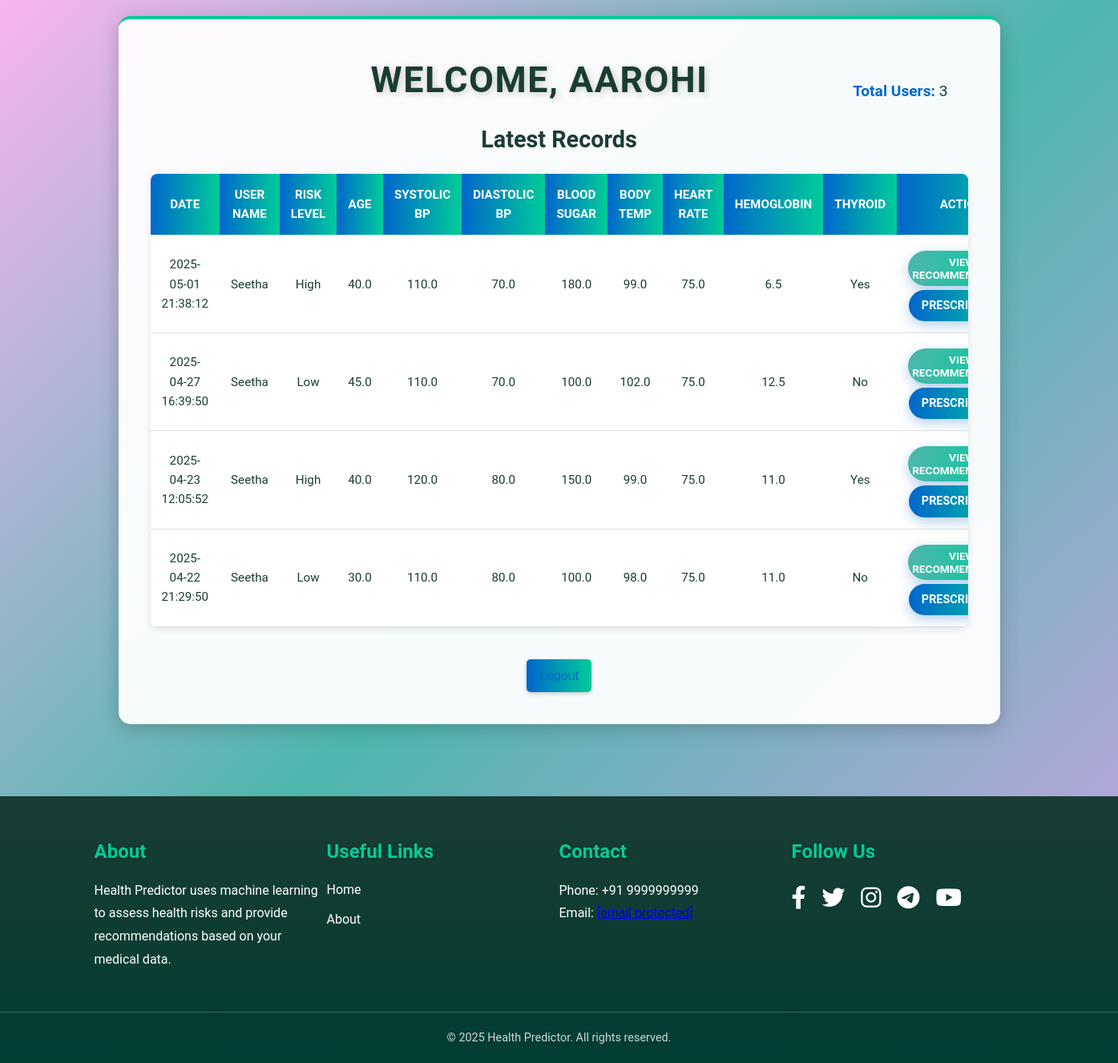
The page /admin_dashboard?user_email=seetha@mail.com (signed in) on the database its author committed.
### tables this page shows
CREATE TABLE records (
            id INTEGER PRIMARY KEY AUTOINCREMENT,
            user_email TEXT NOT NULL,
            date TEXT NOT NULL,
            prediction TEXT NOT NULL,
            recommendation TEXT NOT NULL,
            details TEXT,
            doctor_recommendation TEXT,
            risk_factors TEXT,
            FOREIGN KEY (user_email) REFERENCES users (email)
        );

CREATE TABLE users (
            id INTEGER PRIMARY KEY AUTOINCREMENT,
            name TEXT NOT NULL,
            email TEXT UNIQUE NOT NULL,
            password TEXT NOT NULL,
            role TEXT NOT NULL
        );

### app.py (the view, shortened to what this page needs)
@app.route('/admin_dashboard')
def admin_dashboard():
    if 'user' not in session or session.get('role') != 'admin':
        return redirect(url_for('login'))
    conn = sqlite3.connect(DB_PATH)
    c = conn.cursor()
    try:
        c.execute("SELECT COUNT(*) FROM users WHERE role = 'user'")
        total_users = c.fetchone()[0]
        c.execute("SELECT email FROM users WHERE role = 'user'")
        users = [row[0] for row in c.fetchall()]
        selected_user = request.args.get('user_email', None)
        selected_user_name = None
        if selected_user:
            c.execute("SELECT name FROM users WHERE email = ?", (selected_user,))
            result = c.fetchone()
            selected_user_name = result[0] if result else "Unknown"
        query = """
            SELECT user_email, date, prediction, recommendation, details,
                   doctor_recommendation, risk_factors
            FROM records
        """
        params = ()
        if selected_user:
            query += " WHERE user_email = ?"
            params = (selected_user,)
        query += " ORDER BY date DESC LIMIT 10"
        c.execute(query, params)
        records = []
        for row in c.fetchall():
            c.execute("SELECT name FROM users WHERE email = ?", (row[0],))
            user_result = c.fetchone()
            user_name = user_result[0] if user_result else "Unknown"
            details = json.loads(row[4]) if row[4] else {}
            risk_factors = json.loads(row[6]) if row[6] else []
            records.append({
                "user_name": user_name,
                "user_email": row[0],
                "date": row[1],
                "risk": row[2],
                "recommendation": row[3],
                "details": details,
                "doctor_recommendation": row[5],
                "risk_factors": risk_factors  # ✅ added
            })
        return render_template(
            'admin_dashboard.html',
            prediction=None,
            records=records,
            error=None,
            name=session.get('name', 'Admin'),
            total_users=total_users,
            users=users,
            selected_user=selected_user,
            selected_user_name=selected_user_name
        )
    finally:
        conn.close()

### templates/admin_dashboard.html (shortened to what this page needs)
<!DOCTYPE html>
<html>
<head>
    <link rel="stylesheet" href="https://cdnjs.cloudflare.com/ajax/libs/font-awesome/6.4.0/css/all.min.css">
    <link rel="stylesheet" href="{{ url_for('static', filename='admin_dashboard.css') }}">
</head>
<body>
    <div class="container dashboard-container">
        <div class="header-row">
            <h1>Welcome, {{ name }}</h1>
            <div class="admin-stats">
                <p><strong>Total Users:</strong> {{ total_users }}</p>
            </div>
        </div>
        <div class="table-content">
            <h2>Latest Records</h2>
            {% if records %}
            <div class="table-wrapper">
                <table>
                    <tr>
                        <th>Date</th>
                        <th>User Name</th>
                        <th>Risk Level</th>
                        <th>Age</th>
                        <th>Systolic BP</th>
                        <th>Diastolic BP</th>
                        <th>Blood Sugar</th>
                        <th>Body Temp</th>
                        <th>Heart Rate</th>
                        <th>Hemoglobin</th>
                        <th>Thyroid</th>
                        <th>Action</th>
                    </tr>
                    {% for record in records %}
                    <tr>
                        <td>{{ record.date }}</td>
                        <td>{{ record.user_name }}</td>
                        <td>{{ record.risk }}</td>
                        <td>{{ record.details.age }}</td>
                        <td>{{ record.details.systolic_bp }}</td>
                        <td>{{ record.details.diastolic_bp }}</td>
                        <td>{{ record.details.bs|float|round(1) }}</td>
                        <td>{{ record.details.body_temp|float|round(1) }}</td>
                        <td>{{ record.details.heart_rate }}</td>
                        <td>{{ record.details.hemoglobin_level|float|round(1) }}</td>
                        <td>{{ record.details.thyroid }}</td>
                        <td>
                            <button class="btn view-recommendation-btn"
                                    data-risk-factors="{{ record.risk_factors | join(', ') }}"
                                    data-recommendation="{{ record.recommendation }}"
                                    data-doctor-recommendation="{{ record.doctor_recommendation|default('None yet') }}">View Recommendation</button>
                            <a href="{{ url_for('doctor_recommendation', record_id=loop.index0, user_email=record.user_email) }}" class="btn">Prescription</a>
                        </td>
                    </tr>
                    {% endfor %}
                </table>
            </div>
            {% else %}
                <p>No records found.</p>
            {% endif %}
        </div>
        <div class="nav-links">
            <a href="{{ url_for('logout') }}">Logout</a>
        </div>
    </div>
    <footer class="footer" id="footer">
        <div class="footer-container">
            <div class="footer-section">
                <h3>About</h3>
                <p>Health Predictor uses machine learning to assess health risks and provide recommendations based on your medical data.</p>
            </div>
            <div class="footer-section">
                <h3>Useful Links</h3>
                <ul class="footer-links">
                    <li><a href="{{ url_for('index') }}">Home</a></li>
                    <li><a href="{{ url_for('about') }}">About</a></li>
                </ul>
            </div>
            <div class="footer-section">
                <h3>Contact</h3>
                <p>Phone: +91 9999999999</p>
                <p>Email: <a href="/cdn-cgi/l/email-protection" class="__cf_email__" data-cfemail="4a393f3a3a25383e0a222f2b263e223a382f2e23293e253864292527">[email&#160;protected]</a></p>
            </div>
            <div class="footer-section">
                <h3>Follow Us</h3>
                <div class="social-icons">
                    <a href="https://facebook.com" target="_blank" aria-label="Facebook"><i class="fab fa-facebook-f"></i></a>
                    <a href="https://twitter.com" target="_blank" aria-label="Twitter"><i class="fab fa-twitter"></i></a>
                    <a href="https://instagram.com" target="_blank" aria-label="Instagram"><i class="fab fa-instagram"></i></a>
                    <a href="https://telegram.org" target="_blank" aria-label="Telegram"><i class="fab fa-telegram-plane"></i></a>
                    <a href="https://youtube.com" target="_blank" aria-label="YouTube"><i class="fab fa-youtube"></i></a>
                </div>
            </div>
        </div>
        <div class="footer-bottom">
            <p>© 2025 Health Predictor. All rights reserved.</p>
        </div>
    </footer>
</body>
</html>

### rows shown on the page
records: date "2025-05-01 21:38:12", risk "High"
users: user_name "Seetha" "Seetha" "Seetha" "Seetha"
records: date "2025-04-27 16:39:50", risk "Low"
records: date "2025-04-23 12:05:52", risk "High"
records: date "2025-04-22 21:29:50", risk "Low"

### other values the page prints
{{ name }} "AAROHI"
{{ total_users }} "3"
{{ record.details.age }} "40.0" "45.0" "40.0" "30.0"
{{ record.details.systolic_bp }} "110.0" "110.0" "120.0" "110.0"
{{ record.details.diastolic_bp }} "70.0" "70.0" "80.0" "80.0"
{{ record.details.bs|float|round(1) }} "180.0" "100.0" "150.0" "100.0"
{{ record.details.body_temp|float|round(1) }} "99.0" "102.0" "99.0" "98.0"
{{ record.details.heart_rate }} "75.0" "75.0" "75.0" "75.0"
{{ record.details.hemoglobin_level|float|round(1) }} "6.5" "12.5" "11.0" "11.0"
{{ record.details.thyroid }} "Yes" "No" "Yes" "No"
